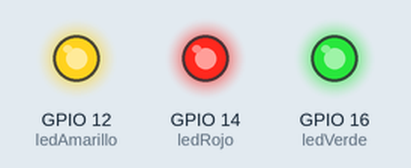
A program run on a simulated Raspberry Pi (BCM pin numbers). On the bench: output pins drawn as LEDs (lit = HIGH). At 5.0 s the program stops and its outputs stay as they are.

Above: at 0.1 s.
At 5.1 s:
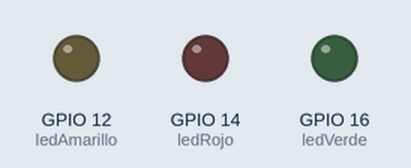
Timing chart, 0 to 6.5 s (numbered marks = the images above):
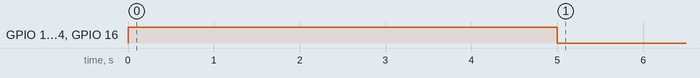

The program:

Run_Corte1__LED_.py
```python
#RESOLUCION Integrador 1 - Corte1_Leds
import RPi.GPIO as GPIO
import time

ledRojo = 14
ledAmarillo = 12
ledVerde = 16
GPIO.setmode(GPIO.BCM)
GPIO.setup(ledRojo, GPIO.OUT)
GPIO.setup(ledAmarillo, GPIO.OUT)
GPIO.setup(ledVerde, GPIO.OUT)

def Main():
    try:
        GPIO.output(ledRojo, GPIO.HIGH)
        GPIO.output(ledAmarillo, GPIO.HIGH)
        GPIO.output(ledVerde, GPIO.HIGH)
        time.sleep(5)
        GPIO.output(ledRojo, GPIO.LOW)
        GPIO.output(ledAmarillo, GPIO.LOW)
        GPIO.output(ledVerde, GPIO.LOW)
    except (KeyboardInterrupt, SystemExit):
        raise
    finally:
        GPIO.cleanup()

Main()
```

Measured:
- by itself, GPIO 12 (ledAmarillo), GPIO 14 (ledRojo), GPIO 16 (ledVerde): LOW → HIGH at 0.00 s, → LOW 5.0 s later
